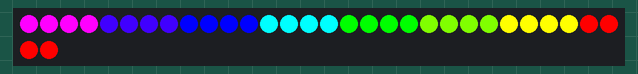
This sketch was run on a simulated Arduino Uno, built with avr-gcc and run on an emulated ATmega328P. Parts: 32 RGB LEDs in strip order, left to right, continuing on the next row.

Above: at 0.1 s.
At 10.1 s:
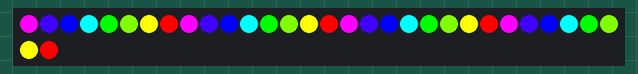
At 20.1 s:
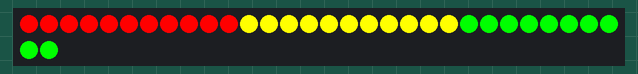
At 30.1 s:
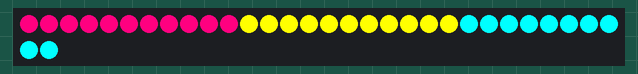
At 40.1 s:
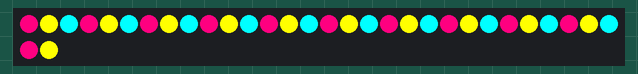

The sketch:

hoola_hoop.ino
```cpp
#include "LPD8806.h"
#include "SPI.h"

// Example to control LPD8806-based RGB LED Modules in a strip

/*****************************************************************************/

// Number of RGB LEDs in strand:
int nLEDs = 32;

// Chose 2 pins for output; can be any valid output pins:
int dataPin  = 2;
int clockPin = 3;

// First parameter is the number of LEDs in the strand.  The LED strips
// are 32 LEDs per meter but you can extend or cut the strip.  Next two
// parameters are SPI data and clock pins:
LPD8806 strip = LPD8806(nLEDs, dataPin, clockPin);

// You can optionally use hardware SPI for faster writes, just leave out
// the data and clock pin parameters.  But this does limit use to very
// specific pins on the Arduino.  For "classic" Arduinos (Uno, Duemilanove,
// etc.), data = pin 11, clock = pin 13.  For Arduino Mega, data = pin 51,
// clock = pin 52.  For 32u4 Breakout Board+ and Teensy, data = pin B2,
// clock = pin B1.  For Leonardo, this can ONLY be done on the ICSP pins.
//LPD8806 strip = LPD8806(nLEDs);
// strip.Color(green, red, blue) and values are between 0 and 127

int time = 10000;

void setup() {
  Serial.begin(9600);
  // Start up the LED strip
  strip.begin();
  // Update the strip, to start they are all 'off'
  strip.show();
}

void clear_leds(){
 for(int i=0; i<strip.numPixels(); i++) strip.setPixelColor(i, 0);
}

void loop() {

  solid_rainbow();
  strip.show();
  delay(time);
  clear_leds();

  speckled_rainbow();
  strip.show();
  delay(time);
  clear_leds();

  jamaica();
  strip.show();
  delay(time);
  clear_leds();

  unicorn();
  strip.show();
  delay(time);
  clear_leds();

  unicorn2();
  strip.show();
  delay(time);
  clear_leds();


}

void speckled_rainbow(){

    strip.setPixelColor(0, strip.Color( 127, 0, 127));
    strip.setPixelColor(1, strip.Color( 32, 0, 127));
    strip.setPixelColor(2, strip.Color( 0, 0, 127));
    strip.setPixelColor(3, strip.Color( 0, 127, 127));
    strip.setPixelColor(4, strip.Color( 0, 127, 0));
    strip.setPixelColor(5, strip.Color( 64, 127, 0));
    strip.setPixelColor(6, strip.Color( 127, 127, 0));
    strip.setPixelColor(7, strip.Color( 127, 0, 0));

    strip.setPixelColor(8, strip.Color( 127, 0, 127));
    strip.setPixelColor(9, strip.Color( 32, 0, 127));
    strip.setPixelColor(10, strip.Color( 0, 0, 127));
    strip.setPixelColor(11, strip.Color( 0, 127, 127));
    strip.setPixelColor(12, strip.Color( 0, 127, 0));
    strip.setPixelColor(13, strip.Color( 64, 127, 0));
    strip.setPixelColor(14, strip.Color( 127, 127, 0));
    strip.setPixelColor(15, strip.Color( 127, 0, 0));

    strip.setPixelColor(16, strip.Color( 127, 0, 127));
    strip.setPixelColor(17, strip.Color( 32, 0, 127));
    strip.setPixelColor(18, strip.Color( 0, 0, 127));
    strip.setPixelColor(19, strip.Color( 0, 127, 127));
    strip.setPixelColor(20, strip.Color( 0, 127, 0));
    strip.setPixelColor(21, strip.Color( 64, 127, 0));
    strip.setPixelColor(22, strip.Color( 127, 127, 0));
    strip.setPixelColor(23, strip.Color( 127, 0, 0));

    strip.setPixelColor(24, strip.Color( 127, 0, 127));
    strip.setPixelColor(25, strip.Color( 32, 0, 127));
    strip.setPixelColor(26, strip.Color( 0, 0, 127));
    strip.setPixelColor(27, strip.Color( 0, 127, 127));
    strip.setPixelColor(28, strip.Color( 0, 127, 0));
    strip.setPixelColor(29, strip.Color( 64, 127, 0));
    strip.setPixelColor(30, strip.Color( 127, 127, 0));
    strip.setPixelColor(31, strip.Color( 127, 0, 0));

}


void solid_rainbow(){
  for (int i = 0; i <= 3; i++){
    strip.setPixelColor(i, strip.Color( 127, 0, 127));
  }
  for (int i = 4; i <= 7; i++){
    strip.setPixelColor(i, strip.Color( 32, 0, 127));
  }
  for (int i = 8; i <= 11; i++){
    strip.setPixelColor(i, strip.Color( 0, 0, 127));
  }
  for (int i = 12; i <= 15; i++){
    strip.setPixelColor(i, strip.Color( 0, 127, 127));
  }
  for (int i = 16; i <= 19; i++){
    strip.setPixelColor(i, strip.Color( 0, 127, 0));
  }
  for (int i = 20; i <= 23; i++){
    strip.setPixelColor(i, strip.Color( 64, 127, 0));
  }
  for (int i = 24; i <= 27; i++){
    strip.setPixelColor(i, strip.Color( 127, 127, 0));
  }
  for (int i = 28; i <= 31; i++){
    strip.setPixelColor(i, strip.Color( 127, 0, 0));
  }
}

void jamaica(){
  for (int i = 0; i <= 10; i++){
    strip.setPixelColor(i, strip.Color( 127, 0, 0));
  }
  for (int i = 11; i <= 21; i++){
    strip.setPixelColor(i, strip.Color( 127, 127, 0));
  }
  for (int i = 22; i <= 31; i++){
    strip.setPixelColor(i, strip.Color( 0, 127, 0));
  }
}

void unicorn(){
  for (int i = 0; i <= 10; i++){
    strip.setPixelColor(i, strip.Color( 127, 0, 64));
  }
  for (int i = 11; i <= 21; i++){
    strip.setPixelColor(i, strip.Color( 127, 127, 0));
  }
  for (int i = 22; i <= 31; i++){
    strip.setPixelColor(i, strip.Color( 0, 127, 127));
  }
}

void unicorn2(){

    strip.setPixelColor(0, strip.Color( 127, 0, 64));
    strip.setPixelColor(1, strip.Color( 127, 127, 0));
    strip.setPixelColor(2, strip.Color( 0, 127, 127));

    strip.setPixelColor(3, strip.Color( 127, 0, 64));
    strip.setPixelColor(4, strip.Color( 127, 127, 0));
    strip.setPixelColor(5, strip.Color( 0, 127, 127));

    strip.setPixelColor(6, strip.Color( 127, 0, 64));
    strip.setPixelColor(7, strip.Color( 127, 127, 0));
    strip.setPixelColor(8, strip.Color( 0, 127, 127));

    strip.setPixelColor(9, strip.Color( 127, 0, 64));
    strip.setPixelColor(10, strip.Color( 127, 127, 0));
    strip.setPixelColor(11, strip.Color( 0, 127, 127));

    strip.setPixelColor(12, strip.Color( 127, 0, 64));
    strip.setPixelColor(13, strip.Color( 127, 127, 0));
    strip.setPixelColor(14, strip.Color( 0, 127, 127));

    strip.setPixelColor(15, strip.Color( 127, 0, 64));
    strip.setPixelColor(16, strip.Color( 127, 127, 0));
    strip.setPixelColor(17, strip.Color( 0, 127, 127));

    strip.setPixelColor(18, strip.Color( 127, 0, 64));
    strip.setPixelColor(19, strip.Color( 127, 127, 0));
    strip.setPixelColor(20, strip.Color( 0, 127, 127));

    strip.setPixelColor(21, strip.Color( 127, 0, 64));
    strip.setPixelColor(22, strip.Color( 127, 127, 0));
    strip.setPixelColor(23, strip.Color( 0, 127, 127));

    strip.setPixelColor(24, strip.Color( 127, 0, 64));
    strip.setPixelColor(25, strip.Color( 127, 127, 0));
    strip.setPixelColor(26, strip.Color( 0, 127, 127));

    strip.setPixelColor(27, strip.Color( 127, 0, 64));
    strip.setPixelColor(28, strip.Color( 127, 127, 0));
    strip.setPixelColor(29, strip.Color( 0, 127, 127));

    strip.setPixelColor(30, strip.Color( 127, 0, 64));
    strip.setPixelColor(31, strip.Color( 127, 127, 0));

}
```

Measured:
- by itself, everything shown: repeats every 50.0 s, in 5 steps
- what the display in image 1 shows lasts 10.0 s, from 10.0 s to 20.0 s
